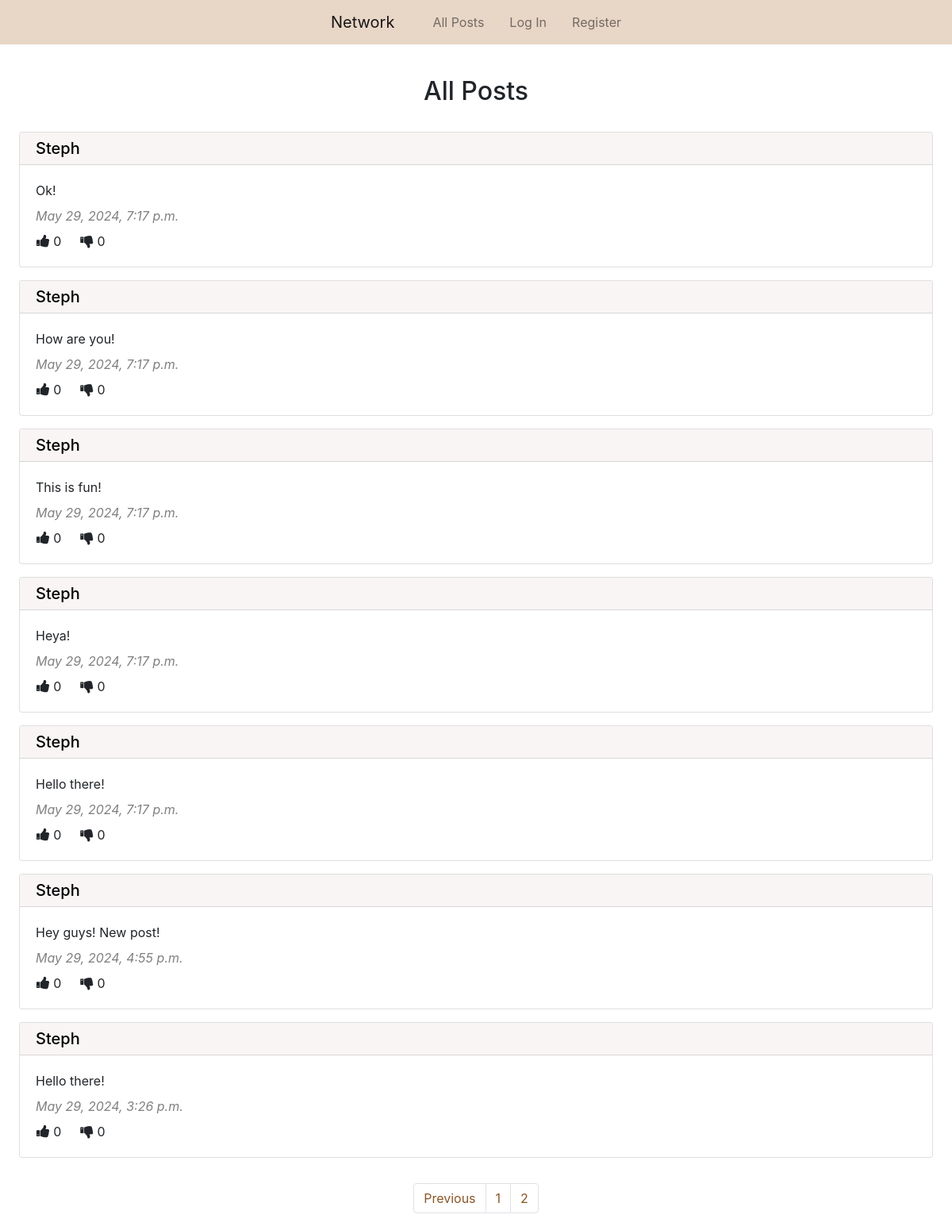
Screenshot of /?page=2 with the database file from the repository.
### network/models.py (models this page shows, shortened)
class Post(models.Model):
    content = models.CharField(max_length=300)
    user = models.ForeignKey(User, on_delete=models.CASCADE, related_name="post_user")
    date_time = models.DateTimeField(auto_now_add=True)

class User(AbstractUser):
    pass

### network/views.py (the view)
# urls.py: path("", views.index, name="index"),
def index(request):
    all_posts = Post.objects.all().order_by("id").reverse()
    all_likes = Like.objects.all()
    your_liked_post_ids = []
    try:
        for like in all_likes:
            if like.user.id == request.user.id:
                your_liked_post_ids.append(like.post.id)
    except:
        your_liked_post_ids = []
    paginator = Paginator(all_posts, 10)
    page_number = request.GET.get("page")
    page_posts = paginator.get_page(page_number)
    return render(request, "network/index.html", {
        "page_posts": page_posts,
        "your_liked_post_ids": your_liked_post_ids
    })

### network/templates/network/index.html (shortened to what this page needs)
{% extends "network/layout.html" %}
{% block body %}
    <h2 class="px-5 pt-4 pb-3 mt-3 text-center">All Posts</h2>
    {% for post in page_posts %}
        <div class="px-4 py-2">
            <div class="card">
                <h5 class="card-header bg-brown pt-2 pb-2"><a class="blacklink" href="{% url 'profile' user_id=post.user.id %}">{{ post.user.username | capfirst }}</a></h5>
                <div class="card-body">
                    <p class="card-text mt-0 mb-2" id="content_{{ post.id }}">{{ post.content }}</p>
                    <p class="card-text grey mt-2 mb-1"><i>{{ post.date_time }}</i></p>
                    <div class="row pl-3 mt-2">
                        <div class="pr-4">
                            <i class="fa fa-thumbs-up" style="font-size:18px"></i> {{ post.like_post.count }}
                        </div>
                        <div>
                            <i class="fa fa-thumbs-down" style="font-size:18px"></i> 0
                        </div>
                    </div>
                </div>
            </div>
        </div>
    {% endfor %}
    <br>
    <nav aria-label="Page navigation">
        <ul class="pagination d-flex justify-content-center">
            {% if page_posts.has_previous %}
                <li class="page-item"><a class="page-link brown-text" href="?page={{ page_posts.previous_page_number }}">Previous</a></li>
            {% endif %}
            {% for i in page_posts.paginator.page_range %}
                <li class="page-item"><a class="page-link brown-text" href="?page={{ i }}">{{ i }}</a></li>
            {% endfor %}
        </ul>
      </nav>
{% endblock %}

### network/static/network/styles.css (style rules this page uses)
.blacklink { color: black !important; }
.bg-brown { background-color: #f8f5f4 !important; }
.brown-text { color: #8a5626 !important; }
.grey { color: grey !important; }

### rows the page displays
Post: user.username "Steph", content "Ok!", date_time "May 29, 2024, 7:17 p.m.", like_post.count "0"
Post: user.username "Steph", content "How are you!", date_time "May 29, 2024, 7:17 p.m.", like_post.count "0"
Post: user.username "Steph", content "This is fun!", date_time "May 29, 2024, 7:17 p.m.", like_post.count "0"
Post: user.username "Steph", content "Heya!", date_time "May 29, 2024, 7:17 p.m.", like_post.count "0"
Post: user.username "Steph", content "Hello there!", date_time "May 29, 2024, 7:17 p.m.", like_post.count "0"
Post: user.username "Steph", content "Hey guys! New post!", date_time "May 29, 2024, 4:55 p.m.", like_post.count "0"
Post: user.username "Steph", content "Hello there!", date_time "May 29, 2024, 3:26 p.m.", like_post.count "0"

### other values shown
{{ i }} "1" "2"
